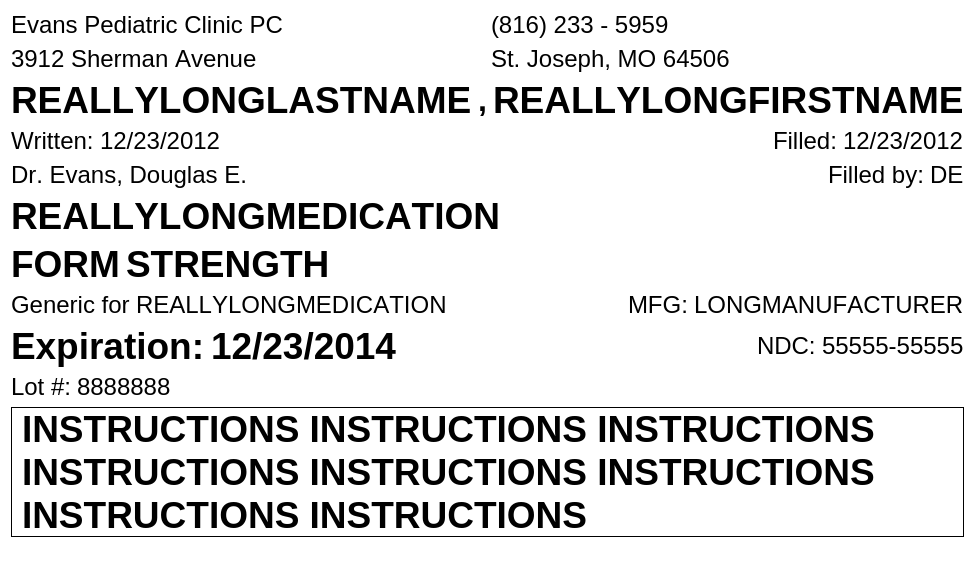
<?xml version="1.0" encoding="UTF-8"?>
<ui version="4.0">
 <class>PrescriptionLabel</class>
 <widget class="QFrame" name="PrescriptionLabel">
  <property name="geometry">
   <rect>
    <x>0</x>
    <y>0</y>
    <width>841</width>
    <height>583</height>
   </rect>
  </property>
  <property name="styleSheet">
   <string notr="true">background-color: #FFFFFF</string>
  </property>
  <property name="frameShape">
   <enum>QFrame::NoFrame</enum>
  </property>
  <property name="frameShadow">
   <enum>QFrame::Plain</enum>
  </property>
  <layout class="QVBoxLayout" name="verticalLayout">
   <item>
    <layout class="QHBoxLayout" name="horizontalLayout_3">
     <item>
      <widget class="QLabel" name="label_10">
       <property name="font">
        <font>
         <family>Arial</family>
         <pointsize>18</pointsize>
         <kerning>false</kerning>
        </font>
       </property>
       <property name="text">
        <string>Evans Pediatric Clinic PC</string>
       </property>
      </widget>
     </item>
     <item>
      <widget class="QLabel" name="label_2">
       <property name="font">
        <font>
         <family>Arial</family>
         <pointsize>18</pointsize>
         <kerning>false</kerning>
        </font>
       </property>
       <property name="text">
        <string>(816) 233 - 5959</string>
       </property>
      </widget>
     </item>
    </layout>
   </item>
   <item>
    <layout class="QHBoxLayout" name="horizontalLayout_8">
     <item>
      <widget class="QLabel" name="label">
       <property name="font">
        <font>
         <family>Arial</family>
         <pointsize>18</pointsize>
         <kerning>false</kerning>
        </font>
       </property>
       <property name="text">
        <string>3912 Sherman Avenue</string>
       </property>
      </widget>
     </item>
     <item>
      <widget class="QLabel" name="label_3">
       <property name="font">
        <font>
         <family>Arial</family>
         <pointsize>18</pointsize>
         <kerning>false</kerning>
        </font>
       </property>
       <property name="text">
        <string>St. Joseph, MO 64506</string>
       </property>
      </widget>
     </item>
    </layout>
   </item>
   <item>
    <layout class="QHBoxLayout" name="horizontalLayout_7">
     <item>
      <widget class="QLabel" name="lastLabel">
       <property name="font">
        <font>
         <family>Arial</family>
         <pointsize>28</pointsize>
         <weight>75</weight>
         <bold>true</bold>
         <kerning>false</kerning>
        </font>
       </property>
       <property name="text">
        <string>REALLYLONGLASTNAME</string>
       </property>
       <property name="wordWrap">
        <bool>true</bool>
       </property>
      </widget>
     </item>
     <item>
      <widget class="QLabel" name="label_23">
       <property name="font">
        <font>
         <family>Arial</family>
         <pointsize>24</pointsize>
         <weight>75</weight>
         <bold>true</bold>
         <kerning>false</kerning>
        </font>
       </property>
       <property name="text">
        <string>,</string>
       </property>
       <property name="wordWrap">
        <bool>true</bool>
       </property>
      </widget>
     </item>
     <item>
      <widget class="QLabel" name="firstLabel">
       <property name="font">
        <font>
         <family>Arial</family>
         <pointsize>28</pointsize>
         <weight>75</weight>
         <bold>true</bold>
         <kerning>false</kerning>
        </font>
       </property>
       <property name="text">
        <string>REALLYLONGFIRSTNAME</string>
       </property>
       <property name="wordWrap">
        <bool>true</bool>
       </property>
      </widget>
     </item>
     <item>
      <spacer name="horizontalSpacer_7">
       <property name="orientation">
        <enum>Qt::Horizontal</enum>
       </property>
       <property name="sizeHint" stdset="0">
        <size>
         <width>40</width>
         <height>20</height>
        </size>
       </property>
      </spacer>
     </item>
    </layout>
   </item>
   <item>
    <layout class="QHBoxLayout" name="horizontalLayout">
     <item>
      <widget class="QLabel" name="label_6">
       <property name="font">
        <font>
         <family>Arial</family>
         <pointsize>18</pointsize>
         <kerning>false</kerning>
        </font>
       </property>
       <property name="text">
        <string>Written:</string>
       </property>
      </widget>
     </item>
     <item>
      <widget class="QLabel" name="writtenLabel">
       <property name="font">
        <font>
         <family>Arial</family>
         <pointsize>18</pointsize>
         <kerning>false</kerning>
        </font>
       </property>
       <property name="text">
        <string>12/23/2012</string>
       </property>
      </widget>
     </item>
     <item>
      <spacer name="horizontalSpacer_3">
       <property name="orientation">
        <enum>Qt::Horizontal</enum>
       </property>
       <property name="sizeHint" stdset="0">
        <size>
         <width>40</width>
         <height>20</height>
        </size>
       </property>
      </spacer>
     </item>
     <item>
      <widget class="QLabel" name="label_5">
       <property name="font">
        <font>
         <family>Arial</family>
         <pointsize>18</pointsize>
         <kerning>false</kerning>
        </font>
       </property>
       <property name="text">
        <string>Filled:</string>
       </property>
      </widget>
     </item>
     <item>
      <widget class="QLabel" name="filledLabel">
       <property name="font">
        <font>
         <family>Arial</family>
         <pointsize>18</pointsize>
         <kerning>false</kerning>
        </font>
       </property>
       <property name="text">
        <string>12/23/2012</string>
       </property>
      </widget>
     </item>
    </layout>
   </item>
   <item>
    <layout class="QHBoxLayout" name="horizontalLayout_2">
     <item>
      <widget class="QLabel" name="prescriberLabel">
       <property name="font">
        <font>
         <family>Arial</family>
         <pointsize>18</pointsize>
         <kerning>false</kerning>
        </font>
       </property>
       <property name="text">
        <string>Dr. Evans, Douglas E.</string>
       </property>
      </widget>
     </item>
     <item>
      <spacer name="horizontalSpacer_5">
       <property name="orientation">
        <enum>Qt::Horizontal</enum>
       </property>
       <property name="sizeHint" stdset="0">
        <size>
         <width>40</width>
         <height>20</height>
        </size>
       </property>
      </spacer>
     </item>
     <item>
      <widget class="QLabel" name="label_8">
       <property name="font">
        <font>
         <family>Arial</family>
         <pointsize>18</pointsize>
         <kerning>false</kerning>
        </font>
       </property>
       <property name="text">
        <string>Filled by:</string>
       </property>
       <property name="wordWrap">
        <bool>true</bool>
       </property>
      </widget>
     </item>
     <item>
      <widget class="QLabel" name="fillerLabel">
       <property name="font">
        <font>
         <family>Arial</family>
         <pointsize>18</pointsize>
         <kerning>false</kerning>
        </font>
       </property>
       <property name="text">
        <string>DE</string>
       </property>
      </widget>
     </item>
    </layout>
   </item>
   <item>
    <layout class="QHBoxLayout" name="horizontalLayout_5">
     <item>
      <widget class="QLabel" name="medicationLabel">
       <property name="font">
        <font>
         <family>Arial</family>
         <pointsize>28</pointsize>
         <weight>75</weight>
         <bold>true</bold>
         <kerning>false</kerning>
        </font>
       </property>
       <property name="text">
        <string>REALLYLONGMEDICATION</string>
       </property>
       <property name="wordWrap">
        <bool>true</bool>
       </property>
      </widget>
     </item>
     <item>
      <spacer name="horizontalSpacer_2">
       <property name="orientation">
        <enum>Qt::Horizontal</enum>
       </property>
       <property name="sizeHint" stdset="0">
        <size>
         <width>40</width>
         <height>20</height>
        </size>
       </property>
      </spacer>
     </item>
    </layout>
   </item>
   <item>
    <layout class="QHBoxLayout" name="horizontalLayout_10">
     <item>
      <widget class="QLabel" name="formLabel">
       <property name="font">
        <font>
         <family>Arial</family>
         <pointsize>28</pointsize>
         <weight>75</weight>
         <bold>true</bold>
         <kerning>false</kerning>
        </font>
       </property>
       <property name="text">
        <string>FORM</string>
       </property>
       <property name="wordWrap">
        <bool>true</bool>
       </property>
      </widget>
     </item>
     <item>
      <widget class="QLabel" name="strengthLabel">
       <property name="font">
        <font>
         <family>Arial</family>
         <pointsize>28</pointsize>
         <weight>75</weight>
         <bold>true</bold>
         <kerning>false</kerning>
        </font>
       </property>
       <property name="text">
        <string>STRENGTH</string>
       </property>
       <property name="wordWrap">
        <bool>true</bool>
       </property>
      </widget>
     </item>
     <item>
      <spacer name="horizontalSpacer_8">
       <property name="orientation">
        <enum>Qt::Horizontal</enum>
       </property>
       <property name="sizeHint" stdset="0">
        <size>
         <width>40</width>
         <height>20</height>
        </size>
       </property>
      </spacer>
     </item>
    </layout>
   </item>
   <item>
    <layout class="QHBoxLayout" name="horizontalLayout_6">
     <item>
      <widget class="QLabel" name="label_19">
       <property name="font">
        <font>
         <family>Arial</family>
         <pointsize>18</pointsize>
         <kerning>false</kerning>
        </font>
       </property>
       <property name="text">
        <string>Generic for</string>
       </property>
      </widget>
     </item>
     <item>
      <widget class="QLabel" name="genericLabel">
       <property name="font">
        <font>
         <family>Arial</family>
         <pointsize>18</pointsize>
         <kerning>false</kerning>
        </font>
       </property>
       <property name="text">
        <string>REALLYLONGMEDICATION</string>
       </property>
      </widget>
     </item>
     <item>
      <spacer name="horizontalSpacer_6">
       <property name="orientation">
        <enum>Qt::Horizontal</enum>
       </property>
       <property name="sizeHint" stdset="0">
        <size>
         <width>40</width>
         <height>20</height>
        </size>
       </property>
      </spacer>
     </item>
     <item>
      <widget class="QLabel" name="label_9">
       <property name="font">
        <font>
         <family>Arial</family>
         <pointsize>18</pointsize>
         <kerning>false</kerning>
        </font>
       </property>
       <property name="text">
        <string>MFG:</string>
       </property>
      </widget>
     </item>
     <item>
      <widget class="QLabel" name="manufacturerLabel">
       <property name="font">
        <font>
         <family>Arial</family>
         <pointsize>18</pointsize>
         <kerning>false</kerning>
        </font>
       </property>
       <property name="text">
        <string>LONGMANUFACTURER</string>
       </property>
      </widget>
     </item>
    </layout>
   </item>
   <item>
    <layout class="QHBoxLayout" name="horizontalLayout_4">
     <item>
      <widget class="QLabel" name="label_7">
       <property name="font">
        <font>
         <family>Arial</family>
         <pointsize>28</pointsize>
         <weight>75</weight>
         <bold>true</bold>
         <kerning>false</kerning>
        </font>
       </property>
       <property name="text">
        <string>Expiration:</string>
       </property>
      </widget>
     </item>
     <item>
      <widget class="QLabel" name="expireLabel">
       <property name="font">
        <font>
         <family>Arial</family>
         <pointsize>28</pointsize>
         <weight>75</weight>
         <bold>true</bold>
         <kerning>false</kerning>
        </font>
       </property>
       <property name="text">
        <string>12/23/2014</string>
       </property>
      </widget>
     </item>
     <item>
      <spacer name="horizontalSpacer_4">
       <property name="orientation">
        <enum>Qt::Horizontal</enum>
       </property>
       <property name="sizeHint" stdset="0">
        <size>
         <width>40</width>
         <height>20</height>
        </size>
       </property>
      </spacer>
     </item>
     <item>
      <widget class="QLabel" name="label_4">
       <property name="font">
        <font>
         <family>Arial</family>
         <pointsize>18</pointsize>
         <kerning>false</kerning>
        </font>
       </property>
       <property name="text">
        <string>NDC:</string>
       </property>
      </widget>
     </item>
     <item>
      <widget class="QLabel" name="ndcLabel">
       <property name="font">
        <font>
         <family>Arial</family>
         <pointsize>18</pointsize>
         <kerning>false</kerning>
        </font>
       </property>
       <property name="text">
        <string>55555-55555</string>
       </property>
      </widget>
     </item>
    </layout>
   </item>
   <item>
    <layout class="QHBoxLayout" name="horizontalLayout_9">
     <item>
      <widget class="QLabel" name="label_11">
       <property name="font">
        <font>
         <family>Arial</family>
         <pointsize>18</pointsize>
         <kerning>false</kerning>
        </font>
       </property>
       <property name="text">
        <string>Lot #:</string>
       </property>
      </widget>
     </item>
     <item>
      <widget class="QLabel" name="lotLabel">
       <property name="font">
        <font>
         <family>Arial</family>
         <pointsize>18</pointsize>
         <kerning>false</kerning>
        </font>
       </property>
       <property name="text">
        <string>8888888</string>
       </property>
      </widget>
     </item>
     <item>
      <spacer name="horizontalSpacer">
       <property name="orientation">
        <enum>Qt::Horizontal</enum>
       </property>
       <property name="sizeHint" stdset="0">
        <size>
         <width>40</width>
         <height>20</height>
        </size>
       </property>
      </spacer>
     </item>
    </layout>
   </item>
   <item>
    <widget class="QLabel" name="instructionsLabel">
     <property name="font">
      <font>
       <family>Arial</family>
       <pointsize>28</pointsize>
       <weight>75</weight>
       <bold>true</bold>
       <kerning>false</kerning>
      </font>
     </property>
     <property name="frameShape">
      <enum>QFrame::Box</enum>
     </property>
     <property name="text">
      <string>INSTRUCTIONS INSTRUCTIONS INSTRUCTIONS INSTRUCTIONS INSTRUCTIONS INSTRUCTIONS INSTRUCTIONS INSTRUCTIONS </string>
     </property>
     <property name="wordWrap">
      <bool>true</bool>
     </property>
    </widget>
   </item>
   <item>
    <spacer name="verticalSpacer">
     <property name="orientation">
      <enum>Qt::Vertical</enum>
     </property>
     <property name="sizeHint" stdset="0">
      <size>
       <width>20</width>
       <height>40</height>
      </size>
     </property>
    </spacer>
   </item>
  </layout>
 </widget>
 <resources/>
 <connections/>
</ui>
